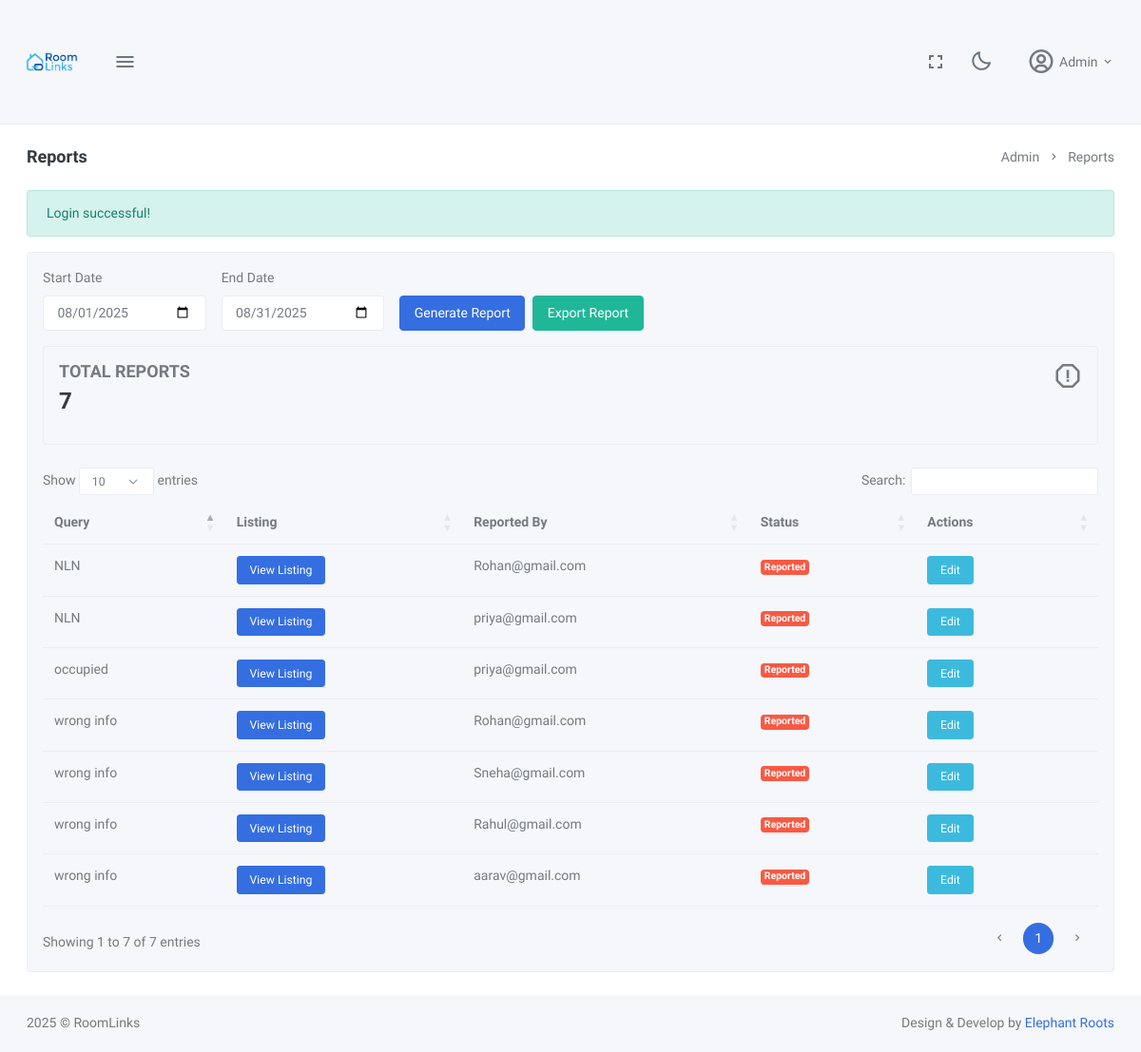
Screenshot of /admin/reports (signed in) with the database file from the repository.
### tables this page shows
CREATE TABLE `report` (
  `id` int(11) NOT NULL,
  `listing_id` int(11) NOT NULL,
  `user_id` int(11) NOT NULL,
  `query` enum('occupied','NLN','wrong info') NOT NULL,
  `status` enum('reported','processing','resolved') NOT NULL DEFAULT 'reported',
  `created_at` timestamp NOT NULL DEFAULT current_timestamp(),
  `updated_at` timestamp NOT NULL DEFAULT current_timestamp() ON UPDATE current_timestamp()
);

### controllers/AdminController.php (called while the page is built, shortened)
<?php
class AdminController
{
    public function showReports()
    {
        $pdo = getPDO();
        $start_date = isset($_GET['start_date']) ? $_GET['start_date'] : date('Y-m-01');
        $end_date = isset($_GET['end_date']) ? $_GET['end_date'] : date('Y-m-t');
        $stmt = $pdo->prepare('SELECT * FROM report WHERE DATE(created_at) >= ? AND DATE(created_at) <= ? ORDER BY created_at DESC');
        $stmt->execute([$start_date, $end_date]);
        $reportsRaw = $stmt->fetchAll(PDO::FETCH_ASSOC);
        $reports = [];
        foreach ($reportsRaw as $report) {
            $userStmt = $pdo->prepare('SELECT email FROM user WHERE id = ? LIMIT 1');
            $userStmt->execute([$report['user_id']]);
            $user = $userStmt->fetch(PDO::FETCH_ASSOC);
            $report['user_email'] = $user ? $user['email'] : '';
            $reports[] = $report;
        }
        include __DIR__ . '/../views/admin/roport.php';
    }
}

### index.php (called while the page is built)
<?php
require_once __DIR__ . '/routes/web.php';
?>

### views/admin/roport.php (the view, shortened to what this page needs)
<!DOCTYPE html>
<html lang="en" data-bs-theme="light" data-menu-color="dark" data-topbar-color="light">
<head>
    <link href="<?php echo APP_URL; ?>/admin-asset/libs/morris.js/morris.css" rel="stylesheet" type="text/css" />
    <link href="<?php echo APP_URL; ?>/admin-asset/libs/datatables.net-bs5/css/dataTables.bootstrap5.min.css"
        rel="stylesheet" type="text/css" />
    <link href="<?php echo APP_URL; ?>/admin-asset/libs/datatables.net-responsive-bs5/css/responsive.bootstrap5.min.css"
        rel="stylesheet" type="text/css" />
    <link href="<?php echo APP_URL; ?>/admin-asset/libs/datatables.net-buttons-bs5/css/buttons.bootstrap5.min.css"
        rel="stylesheet" type="text/css" />
    <link href="<?php echo APP_URL; ?>/admin-asset/libs/datatables.net-select-bs5/css/select.bootstrap5.min.css"
        rel="stylesheet" type="text/css" />
    <link href="<?php echo APP_URL; ?>/admin-asset/css/style.min.css" rel="stylesheet" type="text/css">
    <link href="<?php echo APP_URL; ?>/admin-asset/css/icons.min.css" rel="stylesheet" type="text/css">
</head>
<body>
    <div class="layout-wrapper">
        <div class="page-content">
            <?php include __DIR__ . '/../partials/topbar.php'; ?>
            <div class="px-3">
                <div class="container-fluid">
                    <div class="py-3 py-lg-4">
                        <div class="row">
                            <div class="col-lg-6 d-flex">
                                <h4 class="page-title mb-0">Reports</h4>
                            </div>
                            <div class="col-lg-6">
                                <div class="d-none d-lg-block">
                                    <ol class="breadcrumb m-0 float-end">
                                        <li class="breadcrumb-item"><a
                                                href="<?php echo APP_URL; ?>/admin/dashboard">Admin</a></li>
                                        <li class="breadcrumb-item active">Reports</li>
                                    </ol>
                                </div>
                            </div>
                        </div>
                    </div>
                    <?php if (isset($_SESSION['success'])): ?>
                        <div class="alert alert-success"><?php echo $_SESSION['success'];
                        unset($_SESSION['success']); ?>
                        </div>
                    <?php endif; ?>
                    <div class="row">
                        <div class="col-12">
                            <div class="card">
                                <div class="card-body">
                                    <form method="GET" id="filterForm" class="row g-3 mb-3">
                                        <div class="col-md-2 filter-start_date">
                                            <label for="start_date" class="form-label">Start Date</label>
                                            <input type="date" class="form-control" id="start_date" name="start_date"
                                                value="<?= htmlspecialchars($_GET['start_date'] ?? date('Y-m-01')) ?>">
                                        </div>
                                        <div class="col-md-2 filter-end_date">
                                            <label for="end_date" class="form-label">End Date</label>
                                            <input type="date" class="form-control" id="end_date" name="end_date"
                                                value="<?= htmlspecialchars($_GET['end_date'] ?? date('Y-m-t')) ?>">
                                        </div>
                                        <div class="col-md-4 d-flex align-items-end">
                                            <button type="submit" class="btn btn-primary me-2">Generate Report</button>
                                            <div class="btn-group">
                                                <button type="button" class="btn btn-success dropdown-toggle"
                                                    data-bs-toggle="dropdown" aria-expanded="false">
                                                    Export Report
                                                </button>
                                            </div>
                                        </div>
                                    </form>
                                    <div class="row">
                                        <div class="col-xl-12 col-md-12">
                                            <div class="card">
                                                <div class="card-body">
                                                    <i class="bx bx-error-alt float-end m-0 h2 text-muted"></i>
                                                    <h4 class="text-muted text-uppercase mt-0">Total Reports</h4>
                                                    <h3 class="mb-3" data-plugin="counterup">
                                                        <?= isset($reports) ? count($reports) : 0 ?>
                                                    </h3>
                                                </div>
                                            </div>
                                        </div>
                                    </div>
                                    <table id="row-callback-datatable" class="table dt-responsive nowrap w-100 mt-4">
                                        <thead>
                                            <tr>
                                                <th>Query</th>
                                                <th>Listing</th>
                                                <th>Reported By</th>
                                                <th>Status</th>
                                                <th>Actions</th>
                                            </tr>
                                        </thead>
                                        <tbody>
                                            <?php if (isset($reports) && count($reports) > 0): ?>
                                                <?php foreach ($reports as $report): ?>
                                                    <tr>
                                                        <td><?= htmlspecialchars($report['query']) ?></td>
                                                        <td>
                                                            <a href="<?= APP_URL; ?>/roomlisting?id=<?= $report['listing_id'] ?>" class="btn btn-primary btn-sm" target="_blank">View Listing</a>
                                                        </td>
                                                        <td><?= htmlspecialchars($report['user_email']) ?></td>
                                                        <td>
                                                            <span class="badge bg-<?= $report['status'] === 'resolved' ? 'success' : ($report['status'] === 'processing' ? 'warning' : 'danger') ?>">
                                                                <?= ucfirst($report['status']) ?>
                                                            </span>
                                                        </td>
                                                        <td>
                                                            <button type="button" class="btn btn-info btn-sm edit-status-btn"
                                                                data-id="<?= $report['id'] ?>"
                                                                data-status="<?= $report['status'] ?>">Edit</button>
                                                        </td>
                                                    </tr>
                                                <?php endforeach; ?>
                                            <?php endif; ?>
                                        </tbody>
                                    </table>
                                </div>
                            </div>
                        </div>
                    </div>
                </div>
            </div>
            <?php include __DIR__ . '/../partials/admin_footer.php'; ?>
        </div>
    </div>
</body>
</html>

### rows the page displays
report: query "wrong info", user_email "Rohan@gmail.com", status "Reported"
report: query "NLN", user_email "Rohan@gmail.com", status "Reported"
report: query "wrong info", user_email "Sneha@gmail.com", status "Reported"
report: query "wrong info", user_email "Rahul@gmail.com", status "Reported"
report: query "NLN", user_email "priya@gmail.com", status "Reported"
report: query "occupied", user_email "priya@gmail.com", status "Reported"
report: query "wrong info", user_email "aarav@gmail.com", status "Reported"

### other values shown
$_SESSION['user_name'] "Admin"
$_SESSION['success'] "Login successful!"
count($reports) "7"
